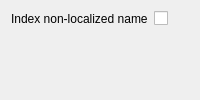
<?xml version="1.0" encoding="UTF-8"?>
<ui version="4.0">
 <class>ConfigWidget</class>
 <widget class="QWidget" name="ConfigWidget">
  <layout class="QFormLayout" name="formLayout_2">
   <item row="0" column="0">
    <widget class="QLabel" name="label_useNonLocalizedName">
     <property name="text">
      <string>Index non-localized name</string>
     </property>
    </widget>
   </item>
   <item row="0" column="1">
    <widget class="QCheckBox" name="checkBox_useNonLocalizedName"/>
   </item>
  </layout>
 </widget>
 <resources/>
 <connections/>
</ui>
